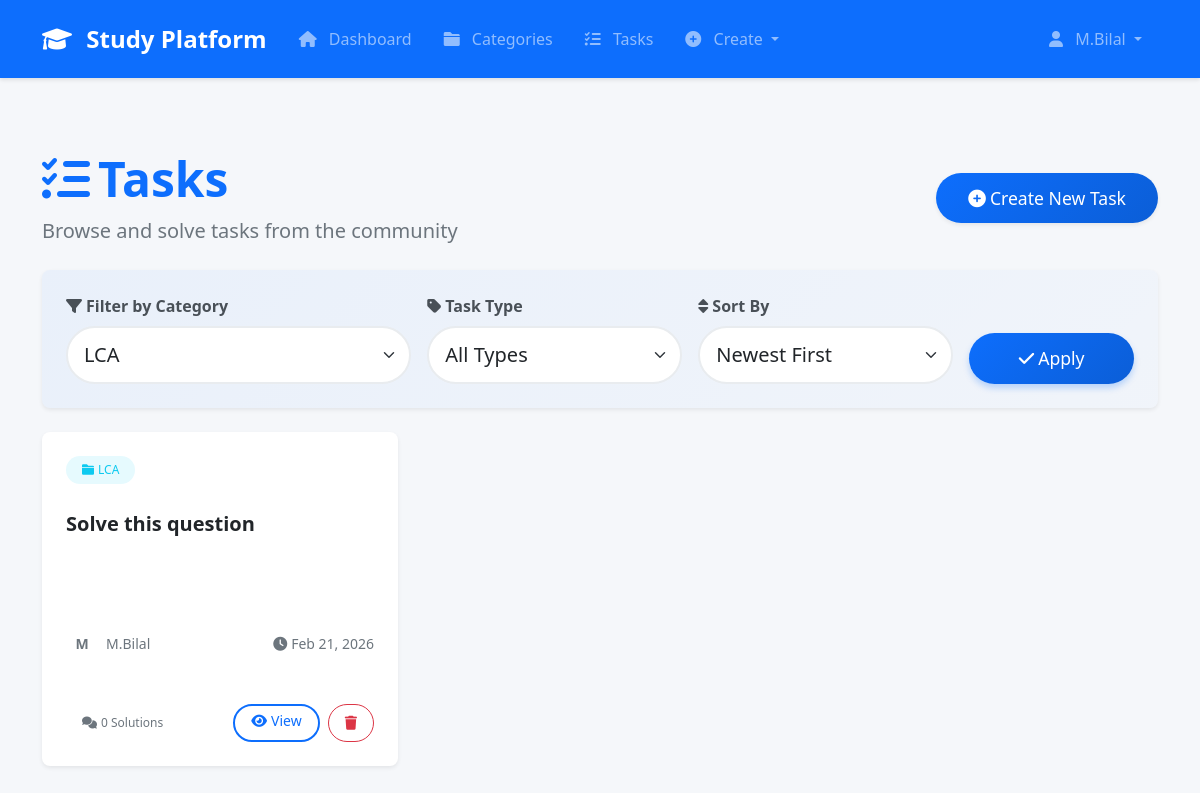
The page /tasks?category=1 (signed in) on the database its author committed.
### utils/database.py (models this page shows)
class User(UserMixin, db.Model):
    __tablename__ = 'user'
    id = db.Column(db.Integer, primary_key=True)
    username = db.Column(db.String(80), unique=True, nullable=False)
    email = db.Column(db.String(120), unique=True, nullable=False)
    password_hash = db.Column(db.String(200), nullable=False)
    is_admin = db.Column(db.Boolean, default=False)
    created_at = db.Column(db.DateTime, default=datetime.utcnow)
    uploaded_materials = db.relationship('StudyMaterial', backref='uploader', lazy='dynamic', foreign_keys='StudyMaterial.uploaded_by')
    created_categories = db.relationship('Category', backref='creator', lazy='dynamic', foreign_keys='Category.created_by')
    created_tasks = db.relationship('Task', backref='creator', lazy='dynamic', foreign_keys='Task.created_by')
    solutions = db.relationship('Solution', backref='solver', lazy='dynamic', foreign_keys='Solution.solved_by')
    accessible_categories = db.relationship('Category', secondary=user_category_access,
                                          lazy='subquery', backref=db.backref('accessible_users', lazy=True))

class Task(db.Model):
    __tablename__ = 'task'
    id = db.Column(db.Integer, primary_key=True)
    title = db.Column(db.String(200), nullable=False)
    description = db.Column(db.Text)  # Now optional
    task_type = db.Column(db.String(20), default='text')  # 'text', 'image', 'pdf'
    file_path = db.Column(db.String(500))  # For image/pdf tasks
    file_size = db.Column(db.Integer)  # Size in bytes for file tasks
    category_id = db.Column(db.Integer, db.ForeignKey('category.id'), nullable=False)
    created_by = db.Column(db.Integer, db.ForeignKey('user.id'), nullable=False)
    created_at = db.Column(db.DateTime, default=datetime.utcnow)
    solutions = db.relationship('Solution', backref='task', lazy='dynamic', cascade='all, delete-orphan')
    __table_args__ = (
        db.Index('idx_task_category', 'category_id'),
        db.Index('idx_task_created_by', 'created_by'),
        db.Index('idx_task_created_at', 'created_at'),
        db.Index('idx_task_type', 'task_type'),
    )

class Category(db.Model):
    __tablename__ = 'category'
    id = db.Column(db.Integer, primary_key=True)
    name = db.Column(db.String(100), nullable=False)
    description = db.Column(db.Text)
    created_by = db.Column(db.Integer, db.ForeignKey('user.id'), nullable=False)
    created_at = db.Column(db.DateTime, default=datetime.utcnow)
    materials = db.relationship('StudyMaterial', backref='category', lazy='dynamic', cascade='all, delete-orphan')
    tasks = db.relationship('Task', backref='category', lazy='dynamic', cascade='all, delete-orphan')
    __table_args__ = (
        db.Index('idx_category_created_at', 'created_at'),
        db.Index('idx_category_name', 'name'),
    )

### app.py (the view)
@app.route('/tasks')
@login_required
def tasks():
    try:
        category_id = request.args.get('category', type=int)
        page = request.args.get('page', 1, type=int)
        sort = request.args.get('sort', 'newest')
        query = Task.query
        if category_id:
            query = query.filter_by(category_id=category_id)
        if sort == 'newest':
            query = query.order_by(Task.created_at.desc())
        elif sort == 'oldest':
            query = query.order_by(Task.created_at.asc())
        elif sort == 'most_solutions':
            query = query.order_by(Task.created_at.desc())
        tasks_pagination = query.paginate(
            page=page,
            per_page=app.config['TASKS_PER_PAGE'],
            error_out=False
        )
        categories = Category.query.all()
        tasks_with_counts = []
        for task in tasks_pagination.items:
            task_dict = {
                'id': task.id,
                'title': task.title,
                'description': task.description,
                'created_at': task.created_at,
                'creator': task.creator,
                'category': task.category,
                'solutions_count': task.solutions.count()
            }
            tasks_with_counts.append(task_dict)
        return render_template(
            'tasks.html',
            tasks=tasks_with_counts,
            pagination=tasks_pagination,
            categories=categories,
            selected_category=category_id,
            current_sort=sort
        )
    except Exception as e:
        flash(f'Error loading tasks: {str(e)}', 'error')
        return redirect(url_for('dashboard'))

### templates/tasks.html (shortened to what this page needs)
{% extends "base.html" %}
{% block content %}
<div class="container-fluid px-0">
    <div class="row mb-4">
        <div class="col-12">
            <div class="d-flex flex-column flex-md-row justify-content-between align-items-md-center gap-3">
                <div>
                    <h1 class="display-5 fw-bold text-primary mb-2">
                        <i class="fas fa-tasks me-2"></i>Tasks
                    </h1>
                    <p class="text-muted lead mb-0">Browse and solve tasks from the community</p>
                </div>
                <div>
                    <a href="{{ url_for('add_task') }}" class="btn btn-primary btn-lg rounded-pill shadow-sm">
                        <i class="fas fa-plus-circle me-2"></i>Create New Task
                    </a>
                </div>
            </div>
        </div>
    </div>
    <div class="row mb-4">
        <div class="col-12">
            <div class="card border-0 shadow-sm bg-gradient-primary-light">
                <div class="card-body">
                    <form method="GET" action="{{ url_for('tasks') }}" class="row g-3 align-items-end">
                        <div class="col-12 col-md-4">
                            <label for="category" class="form-label fw-semibold">
                                <i class="fas fa-filter me-1"></i>Filter by Category
                            </label>
                            <select name="category" id="category" class="form-select form-select-lg rounded-pill">
                                {% for category in categories %}
                                <option value="{{ category.id }}" {% if selected_category == category.id %}selected{% endif %}>
                                    {{ category.name }}
                                </option>
                                {% endfor %}
                            </select>
                        </div>
                        <div class="col-12 col-md-3">
                            <label for="type" class="form-label fw-semibold">
                                <i class="fas fa-tag me-1"></i>Task Type
                            </label>
                            <select name="type" id="type" class="form-select form-select-lg rounded-pill">
                                <option value="">All Types</option>
                            </select>
                        </div>
                        <div class="col-12 col-md-3">
                            <label for="sort" class="form-label fw-semibold">
                                <i class="fas fa-sort me-1"></i>Sort By
                            </label>
                            <select name="sort" id="sort" class="form-select form-select-lg rounded-pill">
                                <option value="newest" {% if current_sort == 'newest' %}selected{% endif %}>Newest First</option>
                            </select>
                        </div>
                        <div class="col-12 col-md-2">
                            <button type="submit" class="btn btn-primary btn-lg w-100 rounded-pill">
                                <i class="fas fa-check me-2"></i>Apply
                            </button>
                        </div>
                    </form>
                </div>
            </div>
        </div>
    </div>
    <div class="row g-4">
        {% if tasks %}
            {% for task in tasks %}
            <div class="col-12 col-md-6 col-lg-4">
                <div class="card h-100 border-0 shadow-sm hover-lift">
                    <div class="card-header bg-transparent border-0 pt-4 px-4">
                        <div class="d-flex justify-content-between align-items-start">
                            <span class="badge bg-info-soft text-info rounded-pill px-3 py-2">
                                <i class="fas fa-folder me-1"></i>{{ task.category.name }}
                            </span>
                            <span class="badge
                                 rounded-pill px-3 py-2">
                            </span>
                        </div>
                    </div>
                    <div class="card-body pt-2 px-4">
                        <h5 class="card-title fw-bold mb-3">
                            <a href="{{ url_for('view_task', task_id=task.id) }}" class="text-decoration-none text-dark stretched-link">
                                {{ task.title }}
                            </a>
                        </h5>
                        <div class="task-preview mb-3">
                        </div>
                        <div class="d-flex align-items-center justify-content-between text-muted small">
                            <div class="d-flex align-items-center">
                                <div class="avatar-circle
                                     me-2">
                                    {{ task.creator.username[0]|upper }}
                                </div>
                                <span>{{ task.creator.username }}</span>
                            </div>
                            <span><i class="fas fa-clock me-1"></i>{{ task.created_at.strftime('%b %d, %Y') }}</span>
                        </div>
                    </div>
                    <div class="card-footer bg-transparent border-0 pb-4 px-4">
                        <div class="d-flex justify-content-between align-items-center">
                            <span class="badge bg-secondary-soft text-secondary rounded-pill">
                                <i class="fas fa-comments me-1"></i>{{ task.solutions_count }} Solutions
                            </span>
                            <div class="d-flex gap-2">
                                <a href="{{ url_for('view_task', task_id=task.id) }}" class="btn btn-outline-primary rounded-pill btn-sm">
                                    <i class="fas fa-eye me-1"></i>View
                                </a>
                                {% if current_user.is_admin or task.creator.id == current_user.id %}
                                <button onclick="deleteTask({{ task.id }})" class="btn btn-outline-danger rounded-pill btn-sm">
                                    <i class="fas fa-trash"></i>
                                </button>
                                {% endif %}
                            </div>
                        </div>
                    </div>
                </div>
            </div>
            {% endfor %}
        {% endif %}
    </div>
</div>
{% endblock %}

### templates/base.html (shortened to what this page needs)
<!DOCTYPE html>
<html lang="en">
<head>
    <link href="https://cdn.jsdelivr.net/npm/bootstrap@5.1.3/dist/css/bootstrap.min.css" rel="stylesheet">
    <link rel="stylesheet" href="https://cdnjs.cloudflare.com/ajax/libs/font-awesome/6.0.0/css/all.min.css">
    <link rel="stylesheet" href="{{ url_for('static', filename='css/style.css') }}">
    <link rel="stylesheet" href="https://cdnjs.cloudflare.com/ajax/libs/font-awesome/6.0.0/css/all.min.css">
    <link rel="stylesheet" href="https://cdnjs.cloudflare.com/ajax/libs/animate.css/4.1.1/animate.min.css"/>
    </head>
<body>
    <nav class="navbar navbar-expand-lg navbar-dark bg-primary">
        <div class="container">
            <a class="navbar-brand" href="{{ url_for('dashboard') }}">
                <i class="fas fa-graduation-cap"></i> Study Platform
            </a>
            {% if current_user.is_authenticated %}
            <div class="collapse navbar-collapse" id="navbarNav">
                <ul class="navbar-nav me-auto">
                    <li class="nav-item">
                        <a class="nav-link" href="{{ url_for('dashboard') }}">
                            <i class="fas fa-home"></i> Dashboard
                        </a>
                    </li>
                    <li class="nav-item">
                        <a class="nav-link" href="{{ url_for('categories') }}">
                            <i class="fas fa-folder"></i> Categories
                        </a>
                    </li>
                    <li class="nav-item">
                        <a class="nav-link" href="{{ url_for('tasks') }}">
                            <i class="fas fa-tasks"></i> Tasks
                        </a>
                    </li>
                    <li class="nav-item dropdown">
                        <a class="nav-link dropdown-toggle" href="#" id="createDropdown" role="button" data-bs-toggle="dropdown">
                            <i class="fas fa-plus-circle"></i> Create
                        </a>
                    </li>
                </ul>
                <ul class="navbar-nav">
                    <li class="nav-item dropdown">
                        <a class="nav-link dropdown-toggle" href="#" id="userDropdown" role="button" data-bs-toggle="dropdown">
                            <i class="fas fa-user"></i> {{ current_user.username }}
                        </a>
                    </li>
                </ul>
            </div>
            {% endif %}
        </div>
    </nav>
    <main class="container mt-4">
        {% block content %}{% endblock %}
    </main>
    <div class="toast-container position-fixed bottom-0 end-0 p-3" style="z-index: 9999;"></div>
</body>
</html>

### rows shown on the page
User: username "M.Bilal"
Task: category.name "LCA", title "Solve this question", creator "M", creator.username "M.Bilal", created_at "Feb 21, 2026", solutions_count "0"

### other values the page prints
form field category "LCA"
